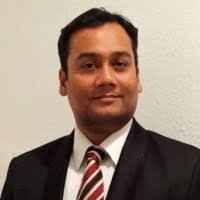
#> input picture per.jpeg, 200 x 200 px
$ python unsharp.py   (older library calls are emulated)
#> lines starting #> are read from the running program, lines starting #| are printed output that depends on the picture


import cv2
import matplotlib.pyplot as plt
from scipy.ndimage.filters import median_filter
import numpy as np
import cv2
import PIL.Image, PIL.ImageTk
original_image = plt.imread('per.jpeg').astype('uint16')

# Convert to grayscale
gray_image = cv2.cvtColor(original_image, cv2.COLOR_BGR2GRAY)
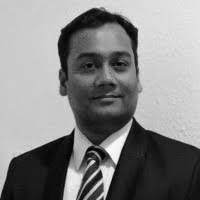
#> gray_image: shape (200, 200) uint16; min 1, max 252, mean 133.7

# Median filtering
gray_image_mf = median_filter(gray_image, 1)

# Calculate the Laplacian
lap = cv2.Laplacian(gray_image_mf,cv2.CV_64F)
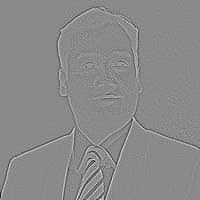
#> lap: shape (200, 200) float64; min -288, max 244, mean 0; drawn with min black and max white

# Calculate the sharpened image
sharp = gray_image - 0.9*lap
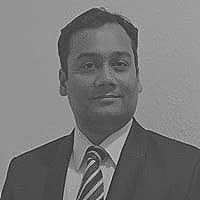
#> sharp: shape (200, 200) float64; min -171.1, max 475.2, mean 133.7; drawn with min black and max white
# img = PIL.ImageTk.PhotoImage(image = PIL.Image.fromarray(sharp))
# plt.show()
cv2.imshow('image',sharp)
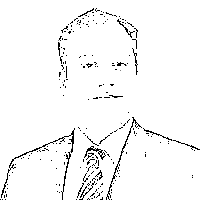
#> window 'image': shape (200, 200); min 0, max 255, mean 246.1
while True:
	k = cv2.waitKey(100)
#> (key Esc is pressed here)
	# change the value from the original 0 (wait forever) to something appropriate
	if k == 27:
		print('ESC')
		cv2.destroyAllWindows()
		break
	if cv2.getWindowProperty('image',cv2.WND_PROP_VISIBLE) < 1:
		break
# cv2.destroyAllWindows()


# cv2.imshow("test", sharp)
# k = cv2.waitKey(0) & 0xFF
